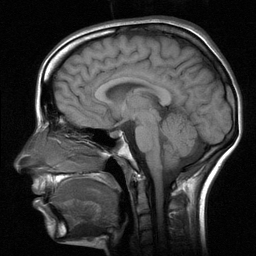
%> input picture Color_Processing/Full_Color_Processing/MRI.bmp, 256 x 256 px
$ octave --eval "result = Mygrad(imread('MRI.bmp'));"   (GNU Octave 9; MATLAB toolbox functions it lacks are replaced by stand-ins)
%> lines starting %> are read from the running program, lines starting %| are printed output that depends on the picture
function output = Mygrad(input_image)

H_row = [-1 -2 -1; 0 0 0; 1 2 1];
H_column = [-1 0 1; -2 0 2; -1 0 1];

image = input_image;
%> image is the input picture: size 256x256 uint8; min 0, max 255, mean 56.5
[i,j] = size(image);
%> i = 256; j = 256

Hr_img = image;
Hc_img = image;

pad_image = padarray(image,[1 1]);
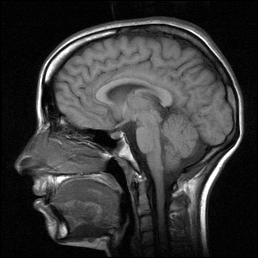
%> pad_image: size 258x258 uint8; min 0, max 255, mean 55.6

for row = 1: i
    for col = 1:j

        array(1:3,1:3) = double(pad_image(row:row+2,col:col+2));

        Hr_x_I = array.*H_row;
        Gr = abs(sum(Hr_x_I(:)));

        Hc_x_I = array.*H_column;
        Gc = abs(sum(Hc_x_I(:)));

        if Gr < (250./255)
            Gr = (250./255);
        end
        if Gc < (250./255)
            Gc = (250./255);
        end
        if Gr > (250./255)
            Gr = 0;
        end
        if Gc > (250./255)
            Gc = 0;
        end
        Hr_img(row,col) = Gr;
        Hc_img(row,col) = Gc;

    end
end
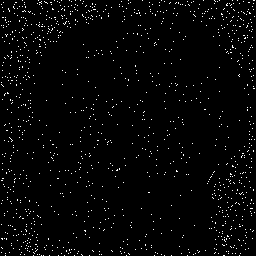
%> Hc_img: size 256x256 uint8; values 0 (black) and 1 (white), 2.2% white in thin lines or dots
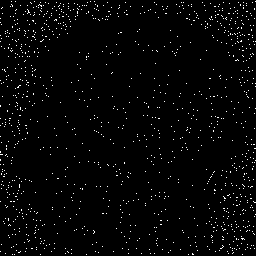
%> Hr_img: size 256x256 uint8; values 0 (black) and 1 (white), 2.1% white in thin lines or dots
%> after the loop, array = [4 2 0; 1 1 0; 0 0 0]

Gxy = Hr_img + Hc_img;
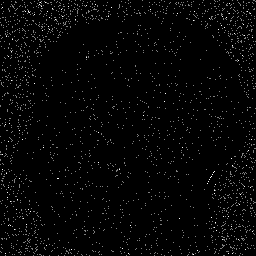
%> Gxy: size 256x256 uint8; min 0, max 2, mean 0.0428; drawn with min black and max white

output = Gxy;

% [11 lines of commented-out code are left out]
 imshow(Gxy);
% title('Ouput image for Hr+Hc filter');

end

$ run again, on Color_Processing/Full_Color_Processing/twins_g.tif
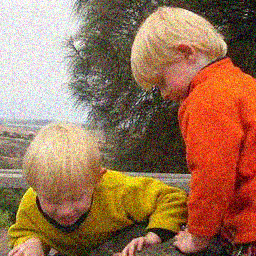
%> input picture Color_Processing/Full_Color_Processing/twins_g.tif, 256 x 256 px
%> in Mygrad, image is the input picture: size 256x256x3 uint8; mean R, G, B 156.8, 114.7, 85.5
%> in Mygrad, `pad_image = padarray(image,[1 1]);`:
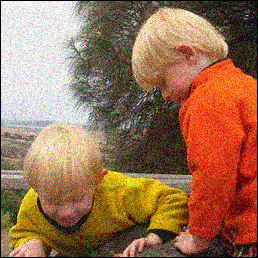
%> pad_image: size 258x258x3 uint8; mean R, G, B 154.4, 112.9, 84.2
%> after the loop in Mygrad, `for row = 1: i`:
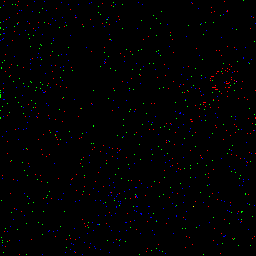
%> Hr_img: size 256x256x3 uint8; mean R, G, B 0.00494, 0.00456, 0.00537; drawn with 1 as white
%> after the loop in Mygrad, `for row = 1: i`: array = [91 59 53; 91 5 62; 0 0 0]
